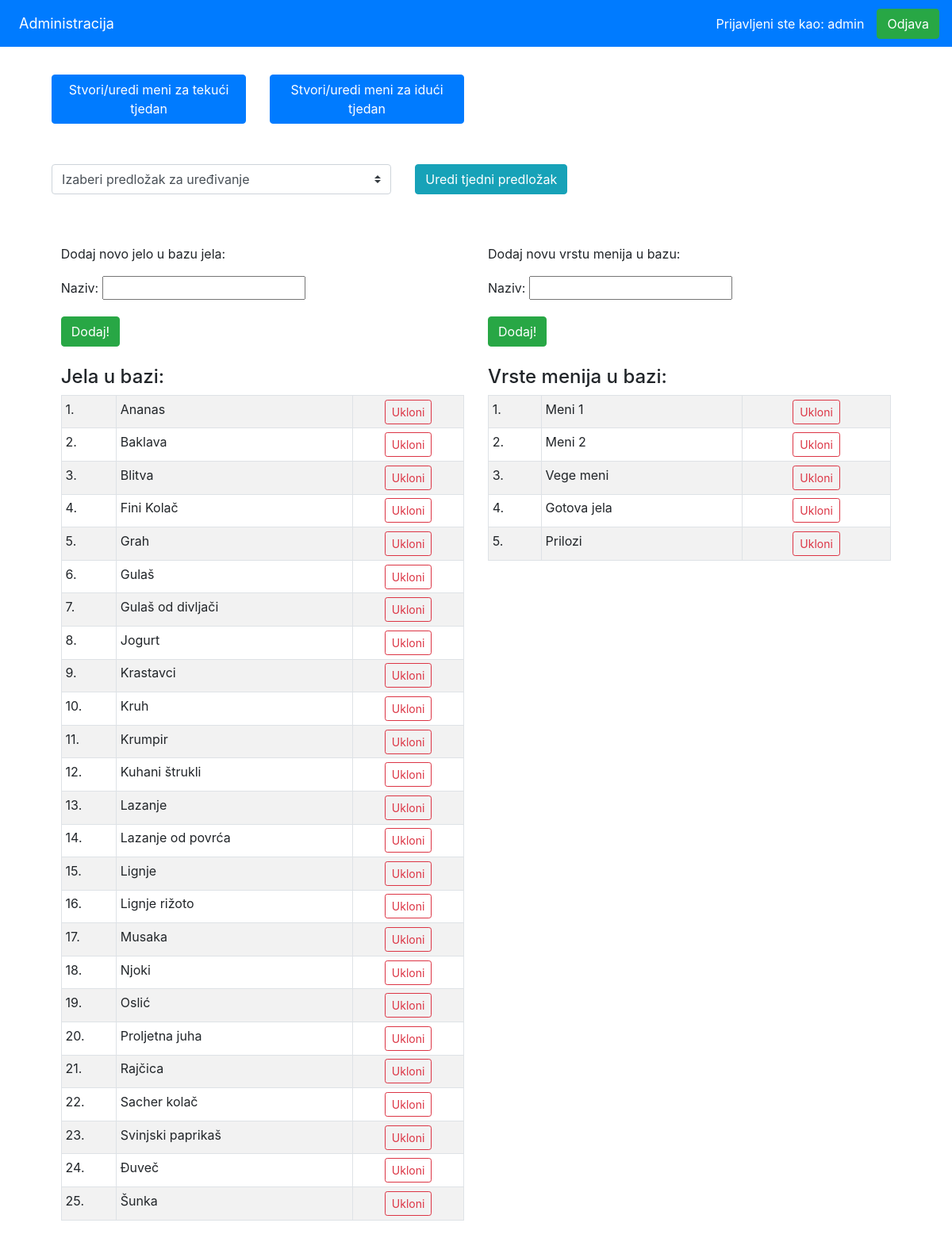
The app's page /jelovnik/administracija/ (signed in) with its own data.
### jelovnik/models.py (models this page shows, shortened)
class Dish(models.Model):
    name = models.CharField(max_length=250)

class MealType(models.Model):
    name = models.CharField(max_length=250)

### jelovnik/views.py (the view)
def administracija(request):
    all_dishes = Dish.objects.order_by('name')
    all_meal_types = MealType.objects.all()
    form_dish = NewDishForm()
    form_meal_type = NewMealTypeForm()
    user = request.user
    if not user.is_authenticated:
        return redirect(reverse("main"))
    context = {
        'user': user,
        'allDishes': all_dishes,
        'allMealTypes': all_meal_types,
        'formDish': form_dish,
        'formMealType': form_meal_type
    }
    return render(request, 'jelovnik/administracija.html', context)

### jelovnik/forms.py
class NewDishForm(forms.Form):
    name = forms.CharField(label="Naziv")

class NewMealTypeForm(forms.Form):
    name = forms.CharField(label="Naziv")

### jelovnik/templates/jelovnik/administracija.html (shortened to what this page needs)
{% load staticfiles %}
<!DOCTYPE html>
<html lang="en">
<head>
    {% include 'jelovnik/subtemplates/headBootstrap.html' %}
    <link rel="stylesheet" type="text/css" href="{% static 'jelovnik/autocomplete.css' %}">
    <link rel="stylesheet" type="text/css" href="{% static 'jelovnik/administracija.css' %}">
</head>
<body onload="loadFunc()">
    <nav class="navbar navbar-expand navbar-dark bg-primary">
        <div class="collapse navbar-collapse" id="navbarSupportedContent">
        <ul class="navbar-nav mr-auto">
            <li class="nav-item active">
                <span class="nav-link" style="font-size: 18px" href="#">Administracija</span>
            </li>
        </ul>
        <form class="form-inline my-2 my-lg-0" method="POST" action="{% url 'user_logout' %}">
            <span class="nav-link" style="color: white">Prijavljeni ste kao: {{ user.username }}</span>
            <button class="btn btn-success my-2 my-sm-0" type="submit" value="Logout">Odjava</button>
        </form>
        </div>
    </nav>
    <div class="container-fluid">
        <div class="row row-buttons">
            <div class="col-md-3"><a id="thisWeekMenu" href="{% url 'stvori_meni' %}"><button class="btn btn-primary">Stvori/uredi meni za tekući tjedan</button></a></div>
            <div class="col-md-3"><a id="nextWeekMenu" href="{% url 'stvori_meni' %}"><button class="btn btn-primary">Stvori/uredi meni za idući tjedan</button></a></div>
        </div>
        <form method="get" action="{% url 'uredi_predlozak' %}">
            <div class="row row-buttons">
                <div class="col-md-5">
                    <select class="browser-default custom-select" name="predlozak" required>
                        <option value="" disabled selected>Izaberi predložak za uređivanje</option>
                    </select>
                </div>
                <div class="col-md-3">
                    <button type="submit" class="btn btn-info">Uredi tjedni predložak</button>
                </div>
            </div>
        </form>
    <div class="row row-database" style="margin: 4%">
        <div class="col-md">
            <p>Dodaj novo jelo u bazu jela:</p>
            <div id="unos_jela">
                <form action="./dodajJelo/" method="POST">
                    {{ formDish.as_p }}
                    <input type="submit" class="btn btn-success" value="Dodaj!">
                </form>
            </div>
            <div>
                <h4>Jela u bazi:</h4>
                <table class="table table-sm table-bordered table-striped">
                    {% for dish in allDishes %}
                        <tr>
                            <td>{{ forloop.counter }}.</td>
                            <td>{{ dish.name }}</td>
                            <td style="text-align: center">
                                <form action="./ukloniJelo/" method="POST">
                                    <input type="submit" class="btn btn-outline-danger btn-sm" value="Ukloni">
                                </form>
                            </td>
                        </tr>
                    {% endfor %}
                </table>
            </div>
        </div>
        <div class="col-md">
            <p>Dodaj novu vrstu menija u bazu:</p>
            <div id="unos_menija">
                <form action="./dodajMeni/" method="POST">
                    {{ formMealType.as_p }}
                    <input type="submit" class="btn btn-success" value="Dodaj!">
                </form>
            </div>
            <div>
                <h4>Vrste menija u bazi:</h4>
                <table class="table table-sm table-bordered table-striped">
                    {% for meal in allMealTypes %}
                        <tr>
                            <td>{{ forloop.counter }}.</td>
                            <td>{{ meal.name }}</td>
                            <td style="text-align: center">
                                <form action="./ukloniMeni/" method="POST">
                                    <input type="submit" class="btn btn-outline-danger btn-sm" value="Ukloni">
                                </form>
                            </td>
                        </tr>
                    {% endfor %}
                </table>
            </div>
        </div>
    </div>
    </div>
</body>
</html>

### jelovnik/templates/jelovnik/subtemplates/headBootstrap.html (shortened to what this page needs)
<link rel="stylesheet" href="https://stackpath.bootstrapcdn.com/bootstrap/4.3.1/css/bootstrap.min.css">

### jelovnik/static/jelovnik/administracija.css (style rules this page uses)
#unos_jela { margin-bottom: 24px; }
#unos_menija { margin-bottom: 24px; }
.row-buttons { margin: 3%; }
.col-md-3 { margin-bottom: 16px; }

### records on screen
Dish: name "Ananas"
Dish: name "Baklava"
Dish: name "Blitva"
Dish: name "Fini Kolač"
Dish: name "Grah"
Dish: name "Gulaš"
Dish: name "Gulaš od divljači"
Dish: name "Jogurt"
Dish: name "Krastavci"
Dish: name "Kruh"
Dish: name "Krumpir"
Dish: name "Kuhani štrukli"
Dish: name "Lazanje"
Dish: name "Lazanje od povrća"
Dish: name "Lignje"
Dish: name "Lignje rižoto"
Dish: name "Musaka"
Dish: name "Njoki"
Dish: name "Oslić"
Dish: name "Proljetna juha"
Dish: name "Rajčica"
Dish: name "Sacher kolač"
Dish: name "Svinjski paprikaš"
Dish: name "Đuveč"
Dish: name "Šunka"
MealType: name "Meni 1"
MealType: name "Meni 2"
MealType: name "Vege meni"
MealType: name "Gotova jela"
MealType: name "Prilozi"

### other values on screen
{{ user.username }} "admin"
